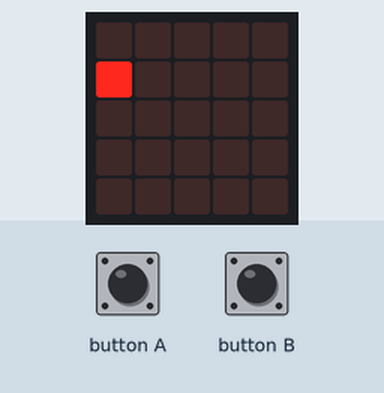
A program run on a simulated BBC micro:bit (MakeCode). Shown: the board's 5×5 LED display. The test bench sets the inputs (shaded band).

Above: at 1.6 s.
1.7 s: button A pressed for 0.15 s
At 2.8 s:
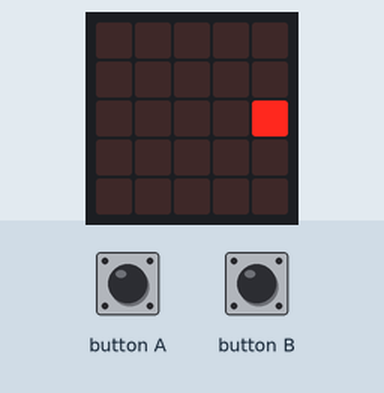
4.8 s: button B pressed for 0.15 s
At 5.4 s:
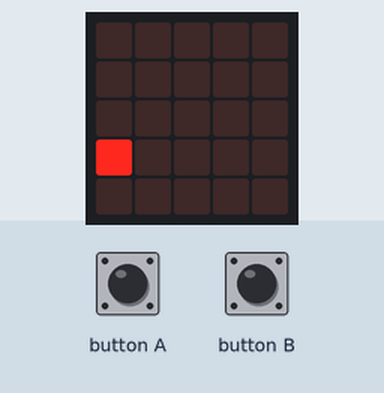
7.9 s: button B pressed for 0.15 s
At 9.5 s:
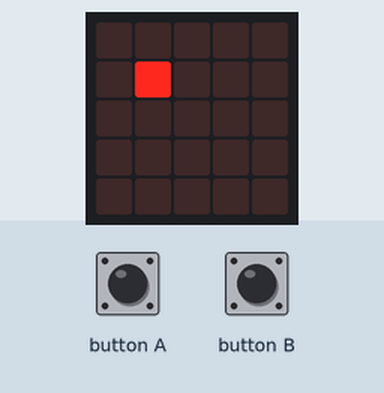
11.0 s: button B pressed for 0.15 s
At 12.8 s:
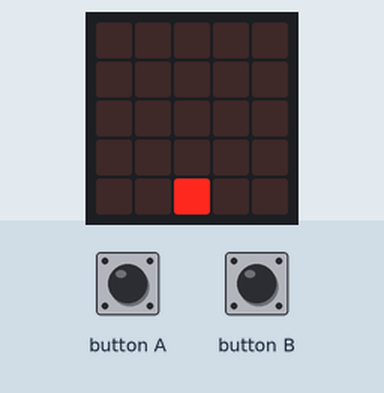
14.1 s: button A pressed for 0.15 s
At 15.0 s:
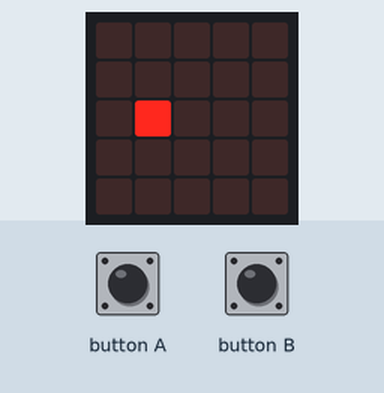
17.2 s: button B pressed for 0.15 s
At 17.7 s:
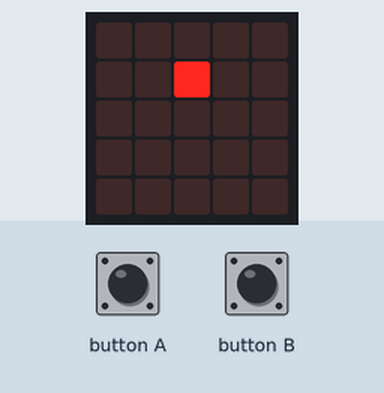
Timing chart, 0 to 20.2 s (numbered marks = the images above; inputs shaded):
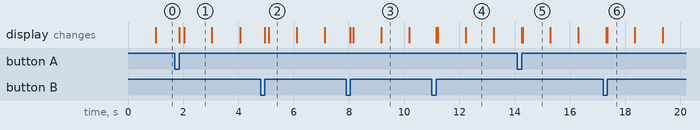

The program:

main.ts
```typescript
input.onButtonPressed(Button.A, function () {
    led.unplot(posX, posY)
    posX += -1
    if (posX < 0) {
        posX = 4
    }
    led.plot(posX, posY)
})
input.onButtonPressed(Button.B, function () {
    led.unplot(posX, posY)
    posX += 1
    if (posX > 4) {
        posX = 0
    }
    led.plot(posX, posY)
})
let posY = 0
let posX = 0
posX = 0
posY = 0
let N = 1
led.plot(posX, posY)
basic.forever(function () {
    basic.pause(1000)
    led.unplot(posX, posY)
    posY += N
    if (posY <= 0) {
        N = 1
    } else if (posY >= 4) {
        N = -1
    }
    led.plot(posX, posY)
})
```

test.ts
```typescript
// les tests vont ici ; cela ne sera pas compilé si ce paquet est utilisé en tant qu'extension.
```

Measured:
- after the input at 1.7 s, the display: first changes after 0.15 s (image 1 shows a later state)
- after the input at 4.8 s, the display: first changes after 0.15 s (image 2 shows a later state)
- after the input at 7.9 s, the display: changes after 0.15 s (image 3)
- after the input at 11.0 s, the display: first changes after 0.15 s (image 4 shows a later state)
- after the input at 14.1 s, the display: first changes after 0.15 s (image 5 shows a later state)
- after the input at 17.2 s, the display: first differs from a run without the input after 0.15 s (image 6)
- what the display in image 1 shows lasts 1.0 s, from 2.0 s to 3.0 s
